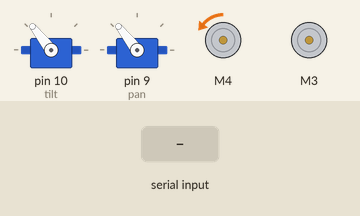
This sketch was run on a simulated Arduino Uno, built with avr-gcc and run on an emulated ATmega328P. On the bench: 2 × servo, 2 × DC motor (green arrow = forward, orange = backward, longer = faster). The test bench sets the inputs (shaded band).

Above: at 1.2 s.
1.3 s: "1" received over Serial
At 2.5 s:
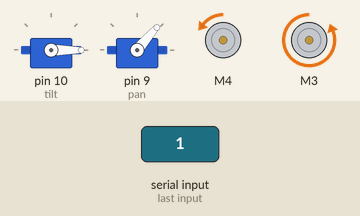
2.8 s: "0" received over Serial
At 3.5 s:
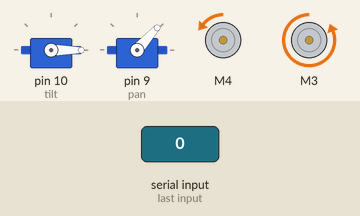
Timing chart, 0 to 5.8 s (numbered marks = the images above; inputs shaded):
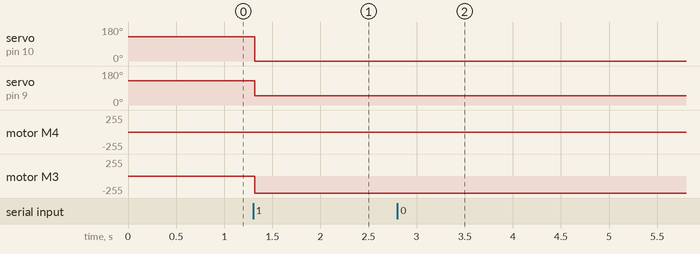

The sketch:

robotDrive.ino
```cpp
#include <Wire.h>
#include <Adafruit_MotorShield.h>
#include <Servo.h>
#include "utility/Adafruit_PWMServoDriver.h"

//defines motorsheild as an object, always the same
Adafruit_MotorShield AFMS = Adafruit_MotorShield();

Adafruit_DCMotor *right = AFMS.getMotor(4);
Adafruit_DCMotor *left = AFMS.getMotor(3);
Servo tilt;
Servo pan;
//right motor in port m1
//left motor in port m2


void setup() {
  // put your setup code here, to run once:
  Serial.begin(9600);
  AFMS.begin();

  tilt.attach(10);
  pan.attach(9);
}
int tilt_val = 128;
int pan_val = 128;
int i;
String in;
int y_pow=128;
int x_pow=128;
int r_pow=128;
int l_pow=128;
void loop() {
  // put your main code here, to run repeatedly:
  if(Serial.available()){
   delay(5);
   pan_val = Serial.read();
   tilt_val = Serial.read();
   x_pow = Serial.read();
   y_pow = Serial.read();

//   Serial.print(Serial.read());
//   Serial.print(Serial.read());
//   Serial.print(Serial.read());
//   Serial.println(Serial.read());
 //  if(tilt_val <=70){
//tilt_val = 70;
//   }
   }

r_pow = map((y_pow-128)-(x_pow-128),-255,255,255,0);
l_pow = map((y_pow-128)+(x_pow-128),-255,255,255,0);
 motor_drive(right,255-r_pow);
 motor_drive(left,l_pow);
 tilt.write(tilt_val);
 pan.write(pan_val);
delay(15);

}
unsigned char motor_mag(unsigned char x){
 //will take value that is zero at 128 and convert to 0 to 255
   unsigned char r;
   if(x==128){
    r=0;
   } else if (x>128){
    r = map(x,128,255,0,255);
   } else if (x<128){
    r = map(x,0,128,255,0);
   } else {}

  return r;
}
unsigned char motor_dir(unsigned char x){
 //will take value that is zero at 128 and convert to 0 to 255
   unsigned char r;
   if(x==128){
    r=RELEASE;
   } else if (x>128){
    r = FORWARD;
   } else if (x<128){
    r = BACKWARD;
   } else {}
  return r;
}

void motor_drive(Adafruit_DCMotor *motor, unsigned char input){
  motor->run(motor_dir(input));
  motor->setSpeed(motor_mag(input));
}
```

Measured:
- after the input at 1.3 s, servo on pin 10 (tilt): 128° → 0° at once; servo on pin 9 (pan): 128° → 49° at once; motor M3: stopped → backward 255/255 at once
- after the input at 2.8 s, servo on pin 9 (pan): 49° → 48° at once
